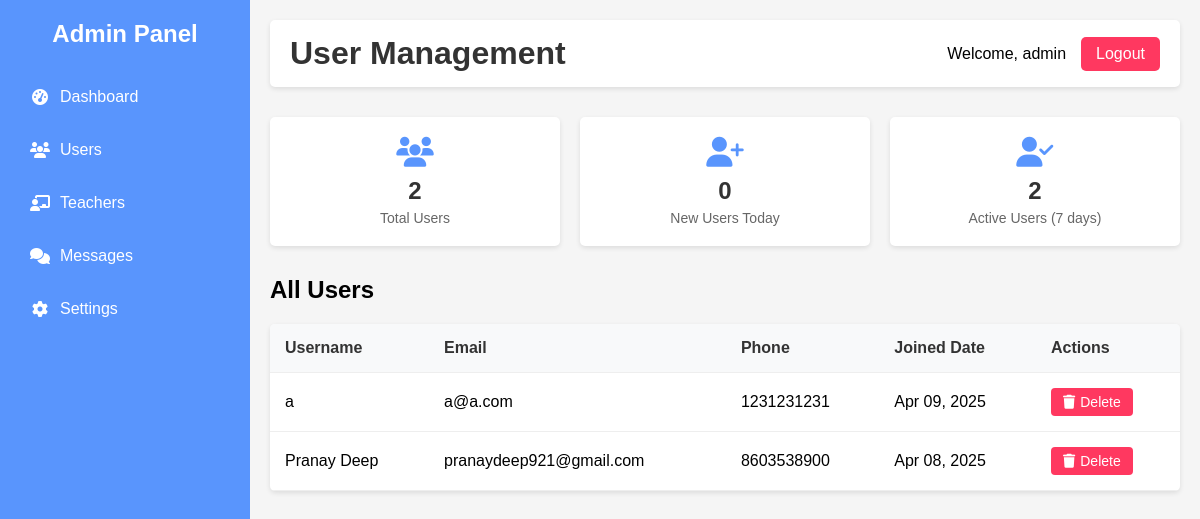
/admin_users.php (signed in), run on the app's committed database.
### tables this page shows
CREATE TABLE `users` (
  `id` int(11) NOT NULL,
  `username` varchar(50) NOT NULL,
  `email` varchar(100) NOT NULL,
  `phone_number` varchar(20) DEFAULT NULL,
  `password` varchar(255) NOT NULL,
  `last_login` timestamp NULL DEFAULT NULL,
  `created_at` timestamp NOT NULL DEFAULT current_timestamp()
);

### admin_users.php (the view, shortened to what this page needs)
<?php
$servername = "localhost";
$db_username = "root";
$db_password = "";
$database = "demochatapp";
$conn = mysqli_connect($servername, $db_username, $db_password, $database);
$users_query = "SELECT * FROM users ORDER BY created_at DESC";
$users_result = mysqli_query($conn, $users_query);
?>
<!DOCTYPE html>
<html lang="en">
<head>
    <link rel="stylesheet" href="https://cdnjs.cloudflare.com/ajax/libs/font-awesome/6.4.0/css/all.min.css">
</head>
<body>
    <div class="dashboard">
        <div class="sidebar">
            <h2>Admin Panel</h2>
            <ul>
                <li><a href="admin_dashboard.php"><i class="fas fa-tachometer-alt"></i> Dashboard</a></li>
                <li><a href="admin_users.php"><i class="fas fa-users"></i> Users</a></li>
                <li><a href="admin_teachers.php"><i class="fas fa-chalkboard-teacher"></i> Teachers</a></li>
                <li><a href="#"><i class="fas fa-comments"></i> Messages</a></li>
                <li><a href="#"><i class="fas fa-cog"></i> Settings</a></li>
            </ul>
        </div>
        <div class="main-content">
            <div class="header">
                <h1>User Management</h1>
                <div class="user-info">
                    <span>Welcome, <?php echo htmlspecialchars($_SESSION['admin_username']); ?></span>
                    <a href="admin_logout.php" class="logout-btn">Logout</a>
                </div>
            </div>
            <div class="user-stats">
                <div class="stat-card">
                    <i class="fas fa-users"></i>
                    <?php
                    $total_users_query = "SELECT COUNT(*) as count FROM users";
                    $total_users_result = mysqli_query($conn, $total_users_query);
                    $total_users = mysqli_fetch_assoc($total_users_result)['count'];
                    ?>
                    <h3><?php echo $total_users; ?></h3>
                    <p>Total Users</p>
                </div>
                <div class="stat-card">
                    <i class="fas fa-user-plus"></i>
                    <?php
                    $new_users_query = "SELECT COUNT(*) as count FROM users WHERE DATE(created_at) = CURDATE()";
                    $new_users_result = mysqli_query($conn, $new_users_query);
                    $new_users = mysqli_fetch_assoc($new_users_result)['count'];
                    ?>
                    <h3><?php echo $new_users; ?></h3>
                    <p>New Users Today</p>
                </div>
                <div class="stat-card">
                    <i class="fas fa-user-check"></i>
                    <?php
                    $active_users_query = "SELECT COUNT(*) as count FROM users WHERE created_at >= NOW() - INTERVAL 7 DAY";
                    $active_users_result = mysqli_query($conn, $active_users_query);
                    $active_users = 0;
                    if ($active_users_result) {
                        $active_users = mysqli_fetch_assoc($active_users_result)['count'];
                    }
                    ?>
                    <h3><?php echo $active_users; ?></h3>
                    <p>Active Users (7 days)</p>
                </div>
            </div>
            <h2>All Users</h2>
            <?php if (mysqli_num_rows($users_result) > 0): ?>
                <table class="users-table">
                    <thead>
                        <tr>
                            <th>Username</th>
                            <th>Email</th>
                            <th>Phone</th>
                            <th>Joined Date</th>
                            <th>Actions</th>
                        </tr>
                    </thead>
                    <tbody>
                        <?php while ($user = mysqli_fetch_assoc($users_result)): ?>
                            <tr>
                                <td><?php echo htmlspecialchars($user['username']); ?></td>
                                <td><?php echo htmlspecialchars($user['email']); ?></td>
                                <td><?php echo isset($user['phone_number']) ? htmlspecialchars($user['phone_number']) : 'N/A'; ?></td>
                                <td><?php echo date('M d, Y', strtotime($user['created_at'])); ?></td>
                                <td>
                                    <a href="admin_users.php?action=delete&id=<?php echo $user['id']; ?>" class="delete-btn" onclick="return confirm('Are you sure you want to delete this user?');">
                                        <i class="fas fa-trash"></i> Delete
                                    </a>
                                </td>
                            </tr>
                        <?php endwhile; ?>
                    </tbody>
                </table>
            <?php else: ?>
                <p>No users found.</p>
            <?php endif; ?>
        </div>
    </div>
</body>
</html>

### admin_users.php (style rules this page uses)
* { margin: 0; padding: 0; box-sizing: border-box; font-family: 'Poppins', sans-serif; }
body { background: #f5f5f5; }
.dashboard { display: flex; min-height: 100vh; }
.sidebar { width: 250px; background: #5995fd; color: white; padding: 20px; }
.sidebar h2 { margin-bottom: 30px; text-align: center; }
.sidebar ul { list-style: none; }
.sidebar ul li { margin-bottom: 15px; }
.sidebar ul li a { color: white; text-decoration: none; display: flex; align-items: center; padding: 10px; border-radius: 5px; transition: background 0.3s; }
.sidebar ul li a i { margin-right: 10px; width: 20px; text-align: center; }
.main-content { flex: 1; padding: 20px; }
.header { display: flex; justify-content: space-between; align-items: center; margin-bottom: 30px; background: white; padding: 15px 20px; border-radius: 5px; box-shadow: 0 2px 5px rgba(0, 0, 0, 0.1); }
.header h1 { color: #333; }
.user-info { display: flex; align-items: center; }
.user-info span { margin-right: 15px; }
.logout-btn { background: #ff3860; color: white; border: none; padding: 8px 15px; border-radius: 5px; cursor: pointer; text-decoration: none; transition: background 0.3s; }
.users-table { width: 100%; border-collapse: collapse; margin-top: 20px; background: white; box-shadow: 0 2px 5px rgba(0, 0, 0, 0.1); border-radius: 5px; overflow: hidden; }
.users-table th, .users-table td { padding: 15px; text-align: left; border-bottom: 1px solid #eee; }
.users-table th { background-color: #f8f9fa; font-weight: 600; color: #333; }
.delete-btn { background: #ff3860; color: white; border: none; padding: 6px 12px; border-radius: 4px; cursor: pointer; text-decoration: none; font-size: 14px; display: inline-flex; align-items: center; transition: background 0.3s; }
.delete-btn i { margin-right: 5px; }
.user-stats { display: flex; gap: 20px; margin-bottom: 30px; }
.stat-card { background: white; border-radius: 5px; padding: 20px; flex: 1; display: flex; flex-direction: column; align-items: center; box-shadow: 0 2px 5px rgba(0, 0, 0, 0.1); }
.stat-card i { font-size: 30px; margin-bottom: 10px; color: #5995fd; }
.stat-card h3 { font-size: 24px; margin-bottom: 5px; color: #333; }
.stat-card p { color: #666; font-size: 14px; }

### data on the page
users: username "a", email "a@a.com", phone_number "1231231231", created_at "Apr 09, 2025"
users: username "Pranay Deep", email "pranaydeep921@gmail.com", phone_number "8603538900", created_at "Apr 08, 2025"

### other printed values
$_SESSION['admin_username'] "admin"
$total_users "2"
$new_users "0"
$active_users "2"
